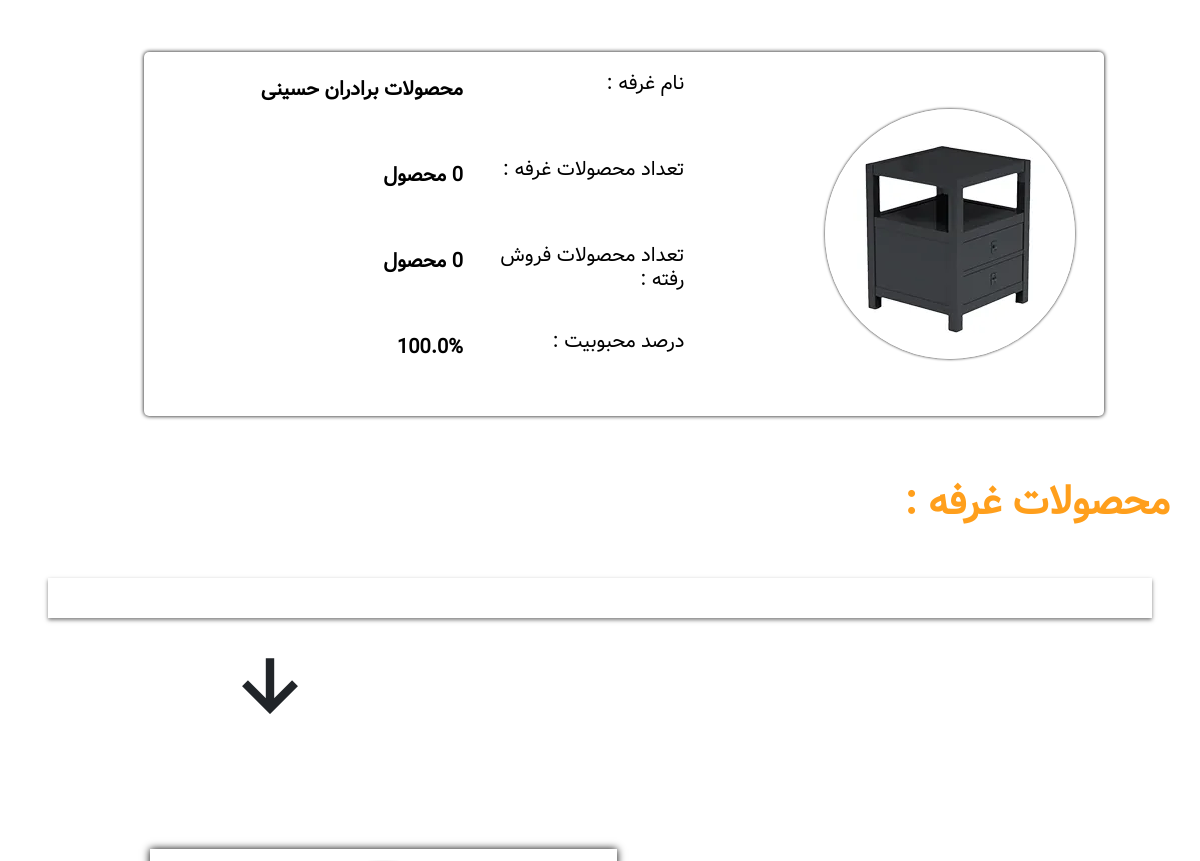
The app's page /Customer_userPanel/ (signed in, middle part), older data.
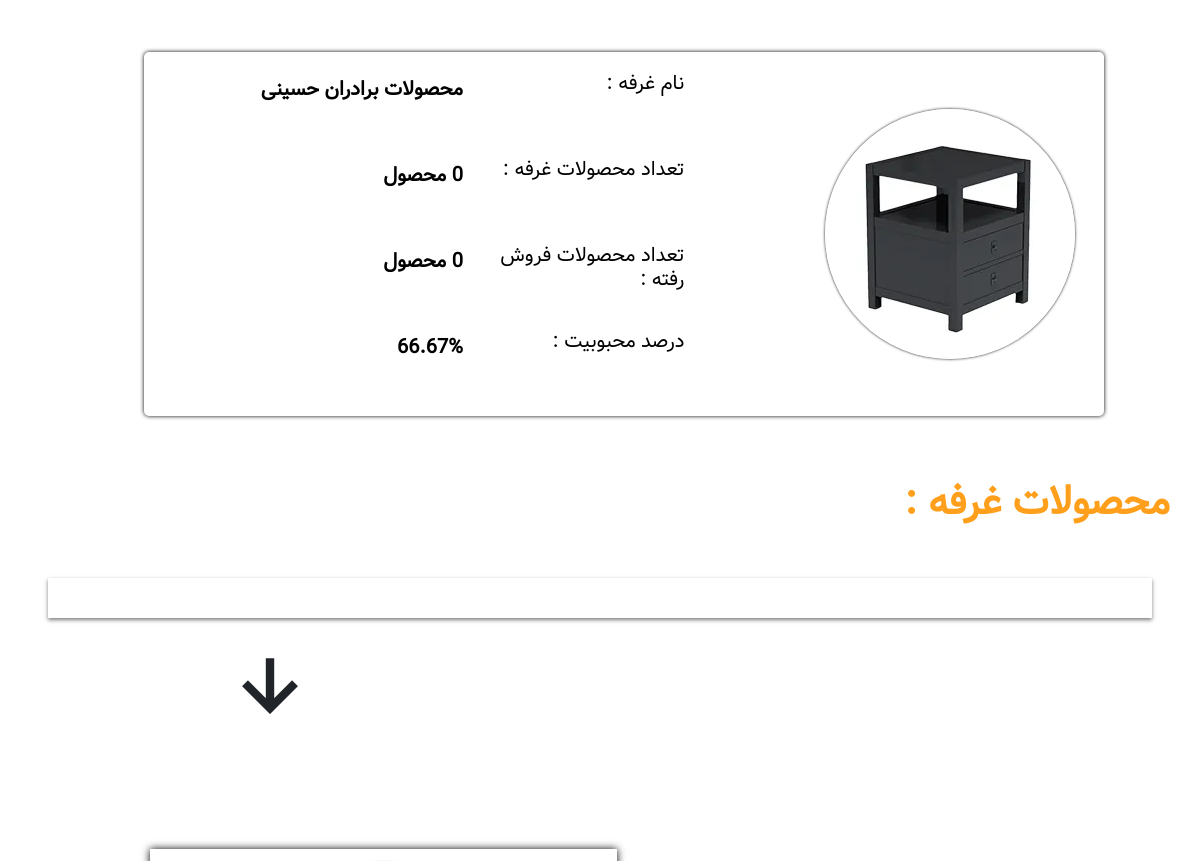
The same page, newer data.
### Store/models.py (models this page shows, shortened)
class Profile(models.Model):
    user = models.OneToOneField(User , on_delete=models.CASCADE , default=None , null=False , blank=False)
    image = models.ImageField(upload_to='uploads/profile/' , default='uploads/profile/user.ico')
    date_modified = models.DateTimeField(User , auto_now=True)
    phone = models.CharField(max_length=14 , blank=True)
    address1 = models.CharField(max_length=200 , blank=True)
    address2 = models.CharField(max_length=200 , blank=True)
    city = models.CharField(max_length=200 , blank=True)
    state = models.CharField(max_length=200 , blank=True)
    zipcode = models.CharField(max_length=200 , blank=True)
    country = models.CharField(max_length=200 , blank=True)
    melicode = models.CharField(max_length=200 , blank=True)
    role = models.CharField(max_length=200 , blank=True , default='Customer')
    booth = models.ForeignKey(Booth, on_delete=models.CASCADE , null=True , blank=False , default=None)
    old_cart = models.CharField(max_length=200 , null=True , blank=True)

class Booth(models.Model):
    name = models.CharField(max_length=100)
    address = models.CharField(max_length=100)
    description = models.CharField(max_length=200)
    image = models.ImageField(upload_to='uploads/booth/', null=True)
    owner = models.ForeignKey(User, on_delete=models.CASCADE)
    date_created = models.DateTimeField(auto_now_add=True , null=True)
    popularity_percentage = models.FloatField(default=0)  # فیلد جدید برای نگهداری درصد محبوبیت

### Store/views.py (the view)
# urls.py: path('Customer_userPanel/', views.Customer_UserPanel, name='Customer_UserPanel'),
def Customer_UserPanel(request):
    if request.user.is_authenticated:
        profile = Profile.objects.filter(user=request.user)
        for item in profile:
            if item.role == 'Boother':
                if item.booth.date_created:
                    g_date = item.booth.date_created  # تاریخ میلادی از نمونه
                    j_date = jdatetime.datetime.fromgregorian(datetime=g_date)  # تبدیل به تاریخ شمسی
                    formatted_date = f"{j_date.year}/{j_date.month}/{j_date.day}"
            else:
                formatted_date = 'None'
            if item.date_modified:
                h_date = item.date_modified # تاریخ میلادی از نمونه
                f_date = jdatetime.datetime.fromgregorian(datetime=h_date)  # تبدیل به تاریخ شمسی
                formatted_date2 = f"{f_date.year}/{f_date.month}/{f_date.day}"
    else:
        messages.success(request , 'لطفا با حساب کاربری خود وارد شوید ...')
        return redirect('Login')
    return render(request=request , template_name='Customer_UserPanel.html' , context={'profile':profile , 'create_booth':formatted_date , 'date_modified':formatted_date2 })

### Cart/context_processors.py (called while the page is built)
def cart(request):
    return {'cart': Cart(request)}

### Store/templates/Customer_UserPanel.html (shortened to what the changed rows need)
{% extends 'base.html' %}
{% load static %}
{% load humanize %}
{% block content %}
    {% for item in profile %}
        {% if item.role == 'Customer' %}
                  <div class="Panel-Header">
                <div class="Panel-right">
                  <div class="img">
                    <img src="{{ item.image.url }}" alt="">
                  </div>
                  <h1>{{ item.user.first_name }} {{ item.user.last_name }}</h1>
                </div>
                <div class="Panel-left">
                  <a href="{% url 'Cart_Summary' %}"><img src="{% static 'img/basket2.png' %}" alt="basket-icon"></a>
                </div>
              </div>
              <div class="Panel-Body">
                <div class="PanelBody-right">
                  <h1>{{ item.user.first_name }} جان به پنل خودت خوش آمدی!</h1>
                  <div class="PanelMenu">
                    <div class="PanelMenu-right">
                      <img src="{% static 'img/bagMoney.png' %}" alt="bagMoney-icon">
                      <h1>کیف پول:</h1>
                    </div>
                    <a>0 تومان</a>
                    <div class="PanelMenu-left" style="cursor: pointer;">
                      <img src="{% static 'img/arrow-left.png' %}" alt="arrow-left-icon">
                    </div>
                  </div>
                  <hr />
                  <div class="PanelMenu">
                    <div class="PanelMenu-right">
                      <img src="{% static 'img/tasks_113292.png' %}" alt="task-icon">
                    </div>
                    <a>سفارشات</a>
                    <div class="PanelMenu-left" style="cursor: pointer;">
                      <img src="{% static 'img/arrow-left.png' %}" alt="arrow-left-icon">
                    </div>
                  </div>
                  <div class="PanelMenu">
                    <div class="PanelMenu-right">
                      <img src="{% static 'img/clock_icon-icons.com_72357.png' %}" alt="History-icon">
                    </div>
                    <a>تاریخچه خرید</a>
                    <div class="PanelMenu-left" style="cursor: pointer;">
                      <img src="{% static 'img/arrow-left.png' %}" alt="arrow-left-icon">
                    </div>
                  </div>
                  <div class="PanelMenu">
                    <div class="PanelMenu-right">
                      <img src="{% static 'img/like.png' %}" alt="Like-icon">
                    </div>
                    <a>غرفه های لایک شده</a>
                    <div class="PanelMenu-left" style="cursor: pointer;">
                      <img src="{% static 'img/arrow-left.png' %}" alt="arrow-left-icon">
                    </div>
                  </div>
                  <div class="PanelMenu">
                    <div class="PanelMenu-right">
                      <img src="{% static 'img/ecommerce.png' %}" alt="Booth-icon">
                    </div>
                    <a>افتتاح غرفه</a>
                    <div class="PanelMenu-left" style="cursor: pointer;">
                      <img src="{% static 'img/arrow-left.png' %}" alt="arrow-left-icon">
                    </div>
                  </div>
                        <div class="PanelMenu">
                    <div class="PanelMenu-right">
                      <img src="{% static 'img/circle_down_arrow_arrow_icon_253893.png' %}" alt="Save-icon">
                    </div>
                    <a href="{% url 'Update_Password' %}">ویراش امنیتی حساب کاربری</a>
                    <div class="PanelMenu-left" style="cursor: pointer;">
                      <a href="{% url 'Update_Password' %}"><img src="{% static 'img/arrow-left.png' %}" alt="arrow-left-icon"></a>
                    </div>
                  </div>
                  <div class="PanelMenu">
                    <div class="PanelMenu-right">
                      <img src="{% static 'img/open_icon-icons.com_72303.png' %}" alt="Change-icon">
                    </div>
                    <a href="{% url 'Update_User' %}">ویرایش اطلاعات</a>
                    <div class="PanelMenu-left" style="cursor: pointer;">
                      <a href="{% url 'Update_User' %}"><img src="{% static 'img/arrow-left.png' %}" alt="arrow-left-icon"></a>
                    </div>
                  </div>
                  <hr />
                  <div class="PanelMenu">
                    <div class="PanelMenu-right">
                      <img src="{% static 'img/power_icon-icons.com_72293.png' %}" alt="Logout-icon">
                    </div>
                    <a href="{% url 'Logout' %}">خروج</a>
                    <div class="PanelMenu-left" style="cursor: pointer;">
                      <a href="{% url 'Logout' %}"><img src="{% static 'img/arrow-left.png' %}" alt="arrow-left-icon"></a>
                    </div>
                  </div>
                </div>
                <div class="PanelBody-left">
                  <h1 class="sub-Title">پروفایل کاربری :</h1>
                  <hr />
                  <div style="display: flex;justify-content: center;">
                    <div class="Profile">
                      <img src="{{ item.image.url }}" alt="Profile-img">
                    </div>
                  </div>
                  <div class="Information">
                    <h1 class="Question">نام :</h1>
                    <span class="answer">{{ item.user.first_name }}</span>
                    <h1 class="Question">نام خانوادگی :</h1>
                    <span class="answer">{{ item.user.last_name }}</span>
                    <h1 class="Question">نقش :</h1>
                      <span class="answer">مشتری</span>
                    <h1 class="Question">تاریخ عضویت :</h1>
                    <span class="answer">۱۴۰۳/۰۲/۱۰</span>
                    <h1 class="Question">ایمیل :</h1>
                    <span class="answer">{{ item.user.email }}</span>
                  </div>
                  <a href="#" class="btn">تغییر اطلاعات</a>
                </div>
              </div>
              </div>
        {% elif item.role == 'Boother' %}
    <div class="Booth-Sabt">
        <div class="Owner-img">
            <img src="{{ item.booth.image.url }}" alt="Profile-Owner-img">
        </div>
        <div class="Booth-Sabt-Information">
            <h1 class="Qus">نام غرفه :</h1>
            <h1 class="ans">{{ item.booth.name}}</h1>
            <h1 class="Qus">تعداد محصولات غرفه :</h1>
            <h1 class="ans">{{ item.booth.products.count }} محصول</h1>
            <h1 class="Qus">تعداد محصولات فروش رفته :</h1>
            <h1 class="ans">{{ item.booth.products.count }} محصول</h1>
            <h1 class="Qus">درصد محبوبیت :</h1>
            <h1 class="ans">{{ item.booth.popularity_percentage }}%</h1>
        </div>
    </div>
    <h1 class="sub-Title">محصولات غرفه :</h1>
        <div class="Mahsolat">
            </div>
    <i class='bx bx-down-arrow-alt Owner-i'></i>
    <div class="Panel-Body">
              <div class="Panel-Body">
                <div class="PanelBody-right">
                </div>
          <div class="PanelBody-left">
          </div>
    </div>
        {% endif %}
{% endfor %}
{% endblock %}

Row changes from the older to the newer data that the page shows:
changed Profile "محصولات برادران حسینی": booth.popularity_percentage "100.0" → "66.67"
